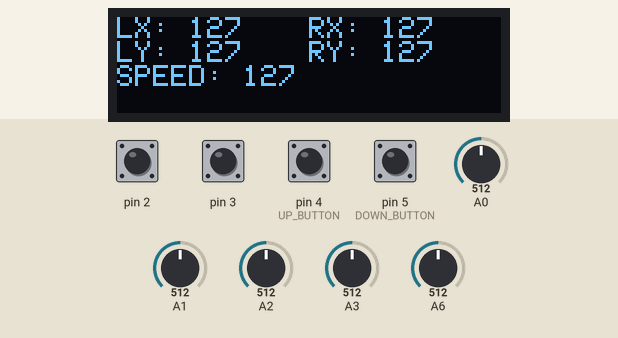
Recording of a program running on a simulated Arduino Nano, built with avr-gcc and run on an emulated ATmega328P. Parts: 128×32 one-colour display. Inputs (shaded band) come from the test bench; at power-on: pin 2, pin 3 HIGH, pin 4 (UP_BUTTON), pin 5 (DOWN_BUTTON) LOW, A0 = 512, A1 = 512, A2 = 512, A3 = 512, A6 = 512. No radio packets arrive unless stated.

Above: at 2.7 s.
2.8 s: A0 set to 525
At 4.0 s:
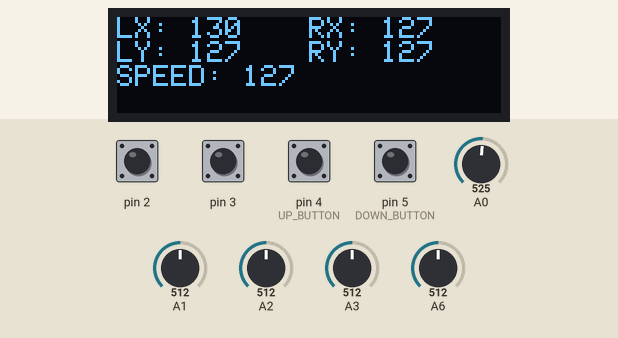
4.3 s: A1 set to 716
At 4.7 s:
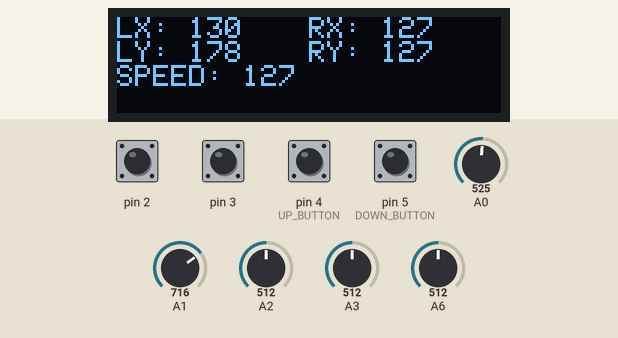
5.8 s: A2 set to 716
At 7.0 s:
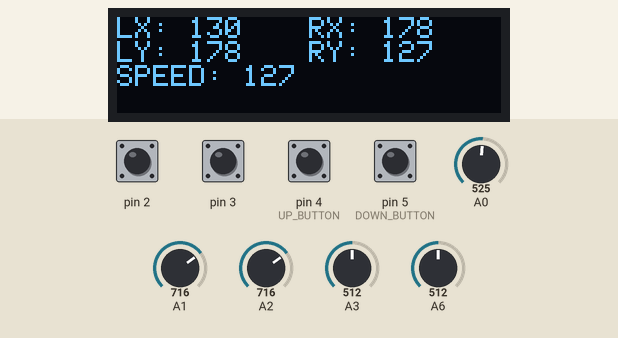
7.3 s: A3 set to 716
At 8.5 s:
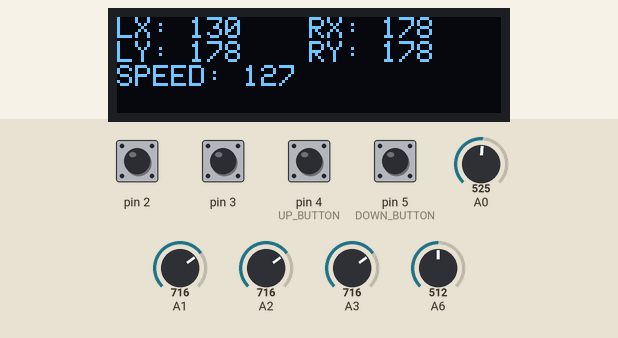
8.8 s: A6 set to 716
At 9.3 s:
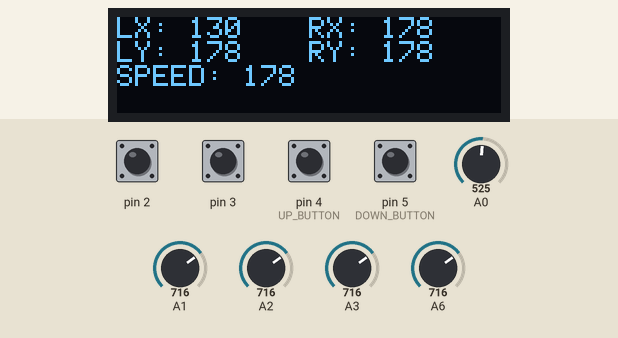
10.3 s: A0 set to 716
At 10.7 s:
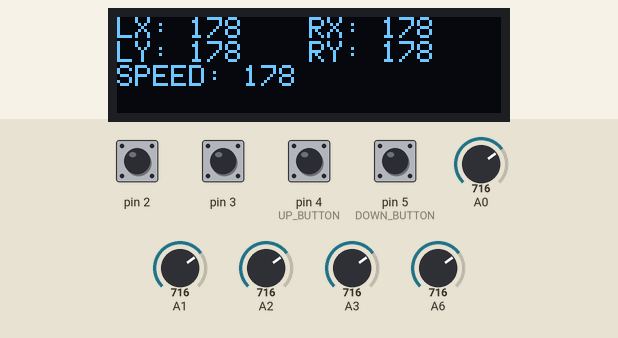
Timing chart, 0 to 12.8 s (numbered marks = the images above; inputs shaded):
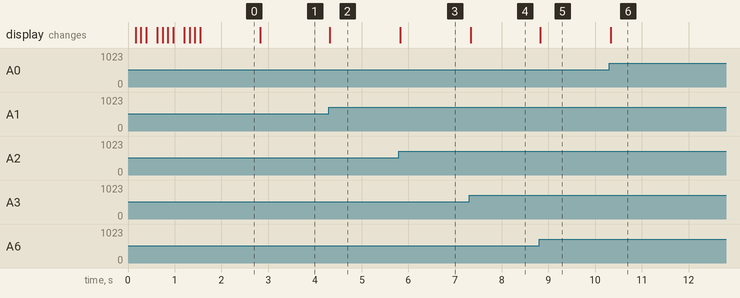

The program:

main.cpp
```cpp
// CORE
#include <Arduino.h>
#include <SPI.h>
#include <Wire.h>

// DEPENDS
#include <Adafruit_SSD1306.h>
#include <Adafruit_GFX.h>
#include <RF24.h>
#include <nRF24L01.h>

// USER
#include "Joystick.h"
#include "Button.h"

/**
 * =============================================================================================================================
 * =========================================================== NOTES ===========================================================
 * conditional compilation
 * transition to making this project interrupt-based
 * =============================================================================================================================
 **/

// =============================================================================================================================
// =============================================================================================================================
// =============================================================================================================================

// PINS
static const uint8_t LEFT_X = A0;
static const uint8_t LEFT_Y = A1;
static const uint8_t RIGHT_X = A2;
static const uint8_t RIGHT_Y = A3;

static const uint8_t LEFT_BUTTON = 2;
static const uint8_t RIGHT_BUTTON = 3;

static const uint8_t UP_BUTTON = 4;
static const uint8_t DOWN_BUTTON = 5;

static const uint8_t CE = 7;
static const uint8_t CSN = 8;

// OTHERS
static const uint8_t SCREEN_WIDTH = 128;
static const uint8_t SCREEN_HEIGHT = 32;

static const uint32_t INIT_DELAY = 100;

// =============================================================================================================================
// =============================================================================================================================
// =============================================================================================================================

// RF24 8 bytes transmission, possibly subject to change
struct Transmission
{
    uint8_t up; // up button
    uint8_t dn; // down button

    // warning: potentiometer ranges 0 to 1023, consider map(...) to fit uint8 (0-255)
    uint8_t lx; // left analog x offsest
    uint8_t ly; // left analog y offsest
    uint8_t rx; // right analog x offsest
    uint8_t ry; // right analog y offsest

    uint8_t lb; // left analog button
    uint8_t rb; // right analog button

    uint8_t sp; // potentiometer
} transmission;

RF24 radio(CE, CSN);
const uint8_t address[6] = "00001";

// font size 1, characters are 8 high (0, 8, 16, 24) for 4 lines
Adafruit_SSD1306 display(SCREEN_WIDTH, SCREEN_HEIGHT, &Wire, -1); // -1 is board reset pin

Joystick leftJoystick(LEFT_X, LEFT_Y, LEFT_BUTTON);
Joystick rightJoystick(RIGHT_X, RIGHT_Y, RIGHT_BUTTON);

Button upButton(UP_BUTTON);
Button downButton(DOWN_BUTTON);

void init_Adafruit_SSD1306();
void init_Joysticks();
void init_Buttons();
void init_RF24();
void init_Misc();

void LOG(String);

// =============================================================================================================================
// =============================================================================================================================
// =============================================================================================================================

void setup()
{
    init_Adafruit_SSD1306();
    init_Joysticks();
    init_Buttons();
    init_RF24();
    init_Misc();
}

void loop()
{
    leftJoystick.updateJoystickFromPin();
    rightJoystick.updateJoystickFromPin();
    upButton.updateButtonFromPin();
    downButton.updateButtonFromPin();

    transmission.lb = leftJoystick.getButton();
    transmission.rb = rightJoystick.getButton();

    transmission.up = upButton.getStatus();
    transmission.dn = downButton.getStatus();

    transmission.sp = map(analogRead(A6), 0, 1023, 0, 255);

    transmission.lx = map(leftJoystick.getX(), 0, 1023, 0, 255);
    transmission.ly = map(leftJoystick.getY(), 0, 1023, 0, 255);

    transmission.rx = map(rightJoystick.getX(), 0, 1023, 0, 255);
    transmission.ry = map(rightJoystick.getY(), 0, 1023, 0, 255);

    display.clearDisplay();

    display.setCursor(0, 0);
    display.print("LX: ");
    display.print(transmission.lx);
    display.setCursor(SCREEN_WIDTH / 2, 0);
    display.print("RX: ");
    display.print(transmission.rx);

    display.setCursor(0, 8);
    display.print("LY: ");
    display.print(transmission.ly);
    display.setCursor(SCREEN_WIDTH / 2, 8);
    display.print("RY: ");
    display.print(transmission.ry);

    display.setCursor(0, 16);
    display.print("SPEED: ");
    display.print(transmission.sp);

    display.display();

    radio.write(&transmission, sizeof(Transmission));
}

// =============================================================================================================================
// =============================================================================================================================
// =============================================================================================================================

void init_Adafruit_SSD1306()
{
    display.begin();
    display.clearDisplay();
    display.setTextSize(1);
    display.setTextColor(WHITE);

    LOG("Initialized display");
}

void init_Joysticks()
{
    LOG("Calibrating...");

    LOG("Calibrating left...");
    leftJoystick.calibrateJoystick();
    LOG("Calibrated left");

    LOG("Calibrating right...");
    rightJoystick.calibrateJoystick();
    LOG("Calibrated right");

    LOG("Done calibrating");
}

void init_Buttons()
{
    LOG("Starting buttons...");

    LOG("Started buttons");
}

void init_RF24()
{
    LOG("Begin RF24 module...");

    radio.begin();
    radio.setAutoAck(false);
    radio.openWritingPipe(address);
    radio.setPALevel(RF24_PA_MIN);
    radio.setDataRate(RF24_250KBPS);
    radio.setChannel(125);
    radio.stopListening();

    LOG("Started RF24 module");
}

void init_Misc()
{
    LOG("Finalizing...");

    LOG("Done! Fly safe.");
}

// =============================================================================================================================
// =============================================================================================================================
// =============================================================================================================================

void LOG(String message)
{
    static int line = 0;

    line %= 5;

    if (line == 0) display.clearDisplay();

    display.setCursor(0, line * 8);

    display.println(message);
    display.display();
    delay(INIT_DELAY);

    ++line;
}
```

Measured:
- the behaviour switches between 513 and 514 on A0 (found by bisection; images 0 and 1)
- after the input at 2.8 s, the display: changes at once (image 1)
- after the input at 4.3 s, the display: changes at once (image 2)
- after the input at 5.8 s, the display: changes at once (image 3)
- after the input at 7.3 s, the display: changes at once (image 4)
- after the input at 8.8 s, the display: changes at once (image 5)
- after the input at 10.3 s, the display: changes at once (image 6)
